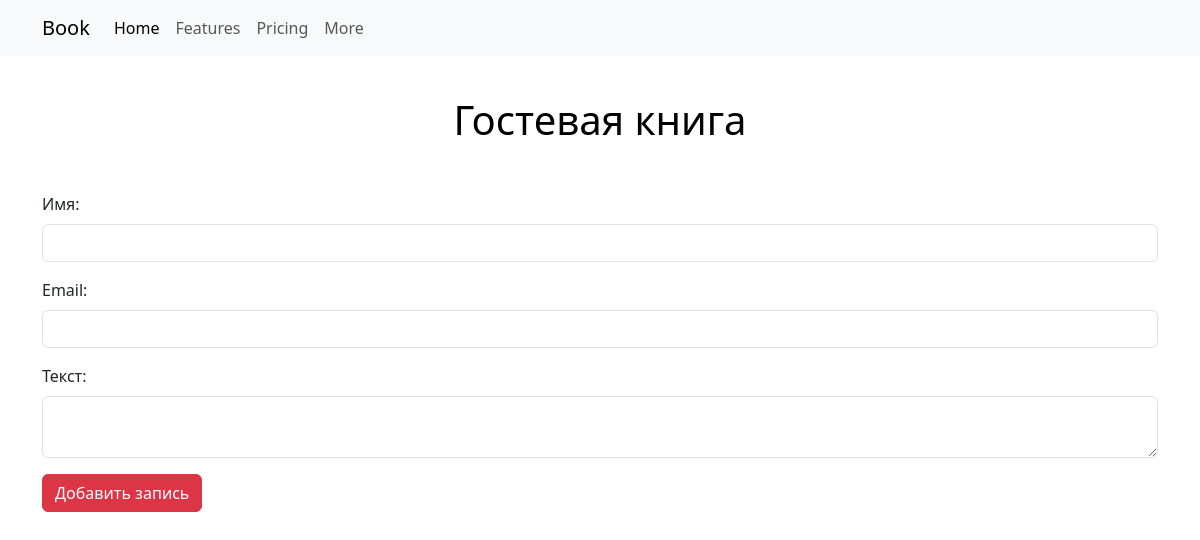
The app's page /, older data.
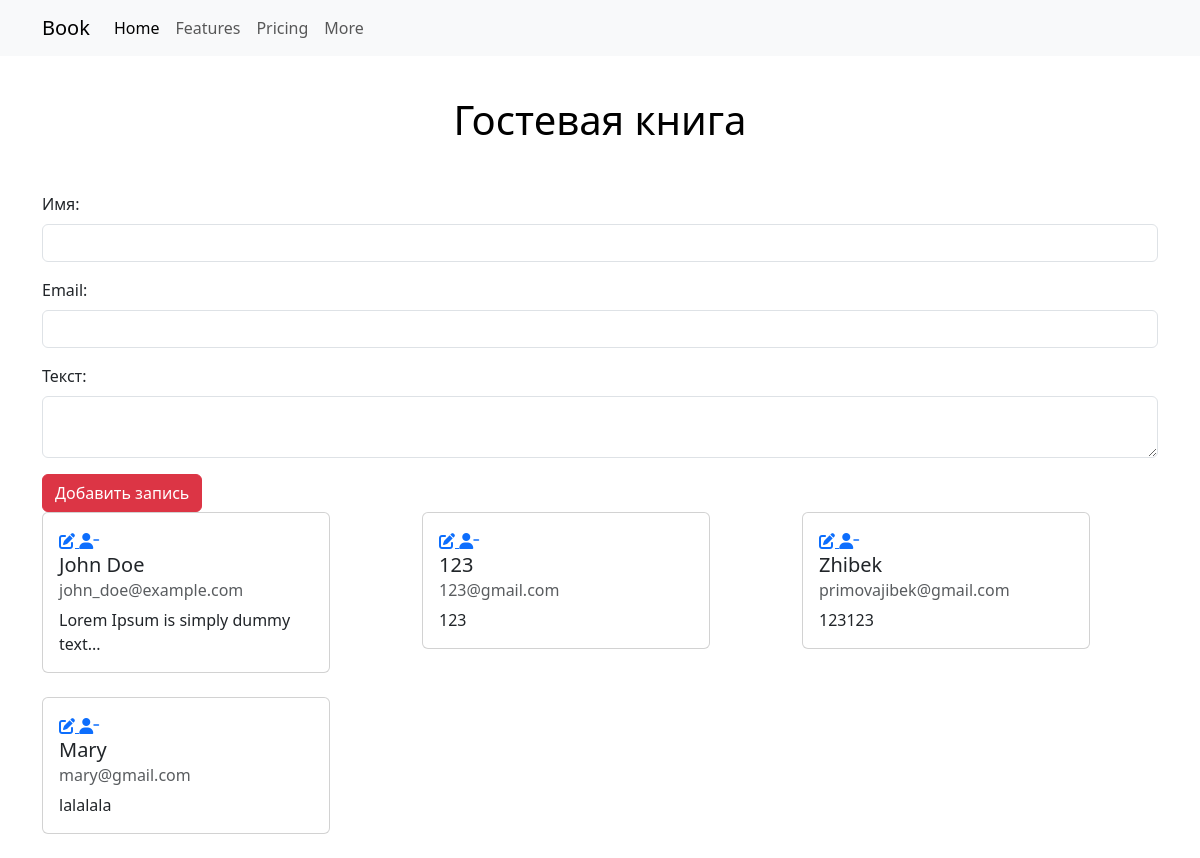
The same page, newer data.
### guestbook/models.py (models this page shows, shortened)
class GuestBook(models.Model):
    name = models.CharField(max_length=50, null=False, blank=False, verbose_name='Имя')
    email = models.EmailField(null=False, blank=False, verbose_name='Почта')
    text = models.TextField(null=False, blank=False, verbose_name='Текст')
    created_at = models.DateTimeField(auto_now_add=True, verbose_name='Время создания')
    updated_at = models.DateTimeField(auto_now=True, null=False, blank=False, verbose_name='Время редактирования')
    status = models.CharField(max_length=20, choices=StatusChoice.choices, default=StatusChoice.ACTIVE,
                              verbose_name='Статус')

### guestbook/views.py (the view)
# urls.py: path('', index, name='index'),
def index(request):
    guests = GuestBook.objects.filter(status='active').order_by('-created_at')
    if request.method == 'POST':
        form = GuestForm(request.POST)
        if form.is_valid():
            form.save()
            return redirect('index')
    else:
        form = GuestForm()
    return render(request, 'index.html', {'guests': guests, 'form': form})

### guestbook/forms.py
class GuestForm(forms.ModelForm):
    class Meta:
        model = GuestBook
        fields = ['name', 'email', 'text']

### guestbook/templates/index.html (shortened to what this page needs)
{% extends 'base.html' %}
{% block content %}
    <div class="container">
        <h1>Гостевая книга</h1>
        <form method="POST">
            <div class="mb-3">
                <label for="id_name" class="form-label">Имя:</label>
                <input type="text" class="form-control" id="id_name" name="name" required>
            </div>
            <div class="mb-3">
                <label for="id_email" class="form-label">Email:</label>
                <input type="email" class="form-control" id="id_email" name="email" required>
            </div>
            <div class="mb-3">
                <label for="id_text" class="form-label">Текст:</label>
                <textarea class="form-control" id="id_text" name="text" required></textarea>
            </div>
            <button type="submit" class="btn btn-danger">Добавить запись</button>
        </form>
        <div class="row">
            {% for guest in guests %}
                <div class="col-md-4 mb-4">
                    <div class="card" style="width: 18rem;">
                        <div class="card-body">
                            <div>
                                <a class="btn-primary" href="{% url 'guest_update' guest.pk %}">
                                    <i class="fas fa-solid fa-pen-to-square"></i>
                                </a>
                                <a class="btn-primary" href="{% url 'guest_delete' guest.pk %}">
                                    <i class="fas fa-solid fa-user-minus"></i>
                                </a>
                            </div>
                            <h5 class="card-title">{{ guest.name }}</h5>
                            <h6 class="card-subtitle mb-2 text-muted">{{ guest.email }}</h6>
                            <p class="card-text">{{ guest.text }}</p>
                        </div>
                    </div>
                </div>
            {% endfor %}
        </div>
    </div>
{% endblock %}

Row changes from the older to the newer data that the page shows:
added GuestBook: name "John Doe", email "john_doe@example.com", text "Lorem Ipsum is simply dummy text..."
added GuestBook: name "123", email "123@gmail.com", text "123"
added GuestBook: name "Zhibek", email "primovajibek@gmail.com", text "123123"
added GuestBook: name "Mary", email "mary@gmail.com", text "lalalala"
